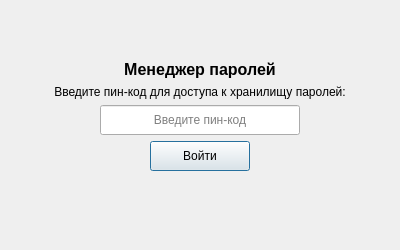
<?xml version="1.0" encoding="UTF-8"?>
<ui version="4.0">
 <class>AuthWindow</class>
 <widget class="QDialog" name="AuthWindow">
  <property name="geometry">
   <rect>
    <x>0</x>
    <y>0</y>
    <width>400</width>
    <height>250</height>
   </rect>
  </property>
  <property name="windowTitle">
   <string>Аутентификация</string>
  </property>
  <layout class="QVBoxLayout" name="verticalLayout">
   <item>
    <spacer name="verticalSpacer">
     <property name="orientation">
      <enum>Qt::Vertical</enum>
     </property>
     <property name="sizeHint" stdset="0">
      <size>
       <width>20</width>
       <height>40</height>
      </size>
     </property>
    </spacer>
   </item>
   <item>
    <widget class="QLabel" name="label">
     <property name="font">
      <font>
       <pointsize>12</pointsize>
       <bold>true</bold>
      </font>
     </property>
     <property name="text">
      <string>Менеджер паролей</string>
     </property>
     <property name="alignment">
      <set>Qt::AlignCenter</set>
     </property>
    </widget>
   </item>
   <item>
    <widget class="QLabel" name="label_2">
     <property name="text">
      <string>Введите пин-код для доступа к хранилищу паролей:</string>
     </property>
     <property name="alignment">
      <set>Qt::AlignCenter</set>
     </property>
    </widget>
   </item>
   <item>
    <layout class="QHBoxLayout" name="horizontalLayout">
     <item>
      <spacer name="horizontalSpacer">
       <property name="orientation">
        <enum>Qt::Horizontal</enum>
       </property>
       <property name="sizeHint" stdset="0">
        <size>
         <width>40</width>
         <height>20</height>
        </size>
       </property>
      </spacer>
     </item>
     <item>
      <widget class="QLineEdit" name="pinCodeEdit">
       <property name="minimumSize">
        <size>
         <width>200</width>
         <height>30</height>
        </size>
       </property>
       <property name="maxLength">
        <number>16</number>
       </property>
       <property name="echoMode">
        <enum>QLineEdit::Password</enum>
       </property>
       <property name="alignment">
        <set>Qt::AlignCenter</set>
       </property>
       <property name="placeholderText">
        <string>Введите пин-код</string>
       </property>
      </widget>
     </item>
     <item>
      <spacer name="horizontalSpacer_2">
       <property name="orientation">
        <enum>Qt::Horizontal</enum>
       </property>
       <property name="sizeHint" stdset="0">
        <size>
         <width>40</width>
         <height>20</height>
        </size>
       </property>
      </spacer>
     </item>
    </layout>
   </item>
   <item>
    <layout class="QHBoxLayout" name="horizontalLayout_2">
     <item>
      <spacer name="horizontalSpacer_3">
       <property name="orientation">
        <enum>Qt::Horizontal</enum>
       </property>
       <property name="sizeHint" stdset="0">
        <size>
         <width>40</width>
         <height>20</height>
        </size>
       </property>
      </spacer>
     </item>
     <item>
      <widget class="QPushButton" name="loginButton">
       <property name="minimumSize">
        <size>
         <width>100</width>
         <height>30</height>
        </size>
       </property>
       <property name="text">
        <string>Войти</string>
       </property>
      </widget>
     </item>
     <item>
      <spacer name="horizontalSpacer_4">
       <property name="orientation">
        <enum>Qt::Horizontal</enum>
       </property>
       <property name="sizeHint" stdset="0">
        <size>
         <width>40</width>
         <height>20</height>
        </size>
       </property>
      </spacer>
     </item>
    </layout>
   </item>
   <item>
    <widget class="QLabel" name="securityLabel">
     <property name="styleSheet">
      <string notr="true">color: rgb(255, 0, 0);</string>
     </property>
     <property name="text">
      <string/>
     </property>
     <property name="alignment">
      <set>Qt::AlignCenter</set>
     </property>
    </widget>
   </item>
   <item>
    <spacer name="verticalSpacer_2">
     <property name="orientation">
      <enum>Qt::Vertical</enum>
     </property>
     <property name="sizeHint" stdset="0">
      <size>
       <width>20</width>
       <height>40</height>
      </size>
     </property>
    </spacer>
   </item>
  </layout>
 </widget>
 <resources/>
 <connections/>
</ui>
